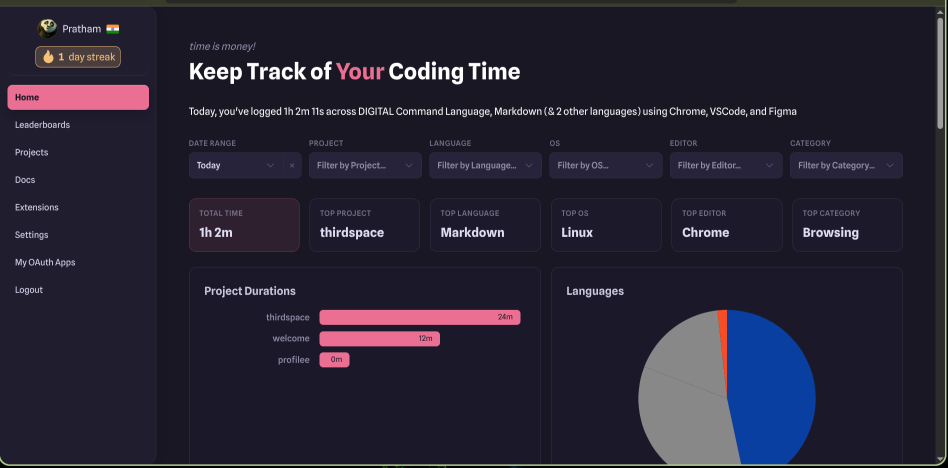
#> input picture assets/hackatime.png, 1895 x 935 px (shown at 1/2 size)
$ python halftone.py ../assets/hackatime.png
#> lines starting #> are read from the running program, lines starting #| are printed output that depends on the picture; after the words box and inside, x2 and y2 are one past the last pixel; in counts of white or black regions, pixels touching at a corner belong together
import os
import sys
from PIL import Image, ImageDraw, ImageOps, ImageStat

class Halftone(object):
    def __init__(self, path):
        self.path = path
    def make(
        self,
        sample=10,
        scale=1,
        percentage=0,
        filename_addition="_halftoned",
        angles=[0, 15, 30, 45],
        style="color",
        antialias=False,
        output_format="default",
        output_quality=75,
        save_channels=False,
        save_channels_format="default",
        save_channels_style="color",
    ):
#> called with sample = 10, scale = 1, percentage = 0, filename_addition = '_halftoned', style = 'color', antialias = False, output_format = 'default', output_quality = 75
        self.check_arguments(
            angles=angles,
            antialias=antialias,
            output_format=output_format,
            output_quality=output_quality,
            percentage=percentage,
            sample=sample,
            save_channels=save_channels,
            save_channels_format=save_channels_format,
            save_channels_style=save_channels_style,
            scale=scale,
            style=style,
        )
        f, extension = os.path.splitext(self.path)
        if output_format == "jpeg":
            extension = ".jpg"
        elif output_format.startswith("png"):
            extension = ".png"
        output_filename = "%s%s%s" % (f, str(filename_addition), extension)
        try:
            im = Image.open(self.path)
#> im is the input picture: PIL image 1895x935 RGB; mean R, G, B 39.5, 36.4, 52.4
        except IOError as e:
            raise Exception("Couldn't open source file '%s'" % (self.path)) from e
        if style == "grayscale":
            angles = angles[:1]
            gray_im = im.convert("L")
            channel_images = self.halftone(
                im, gray_im, sample, scale, angles, antialias
            )
            new = channel_images[0]
        else:
            cmyk = self.gcr(im, percentage)
            channel_images = self.halftone(im, cmyk, sample, scale, angles, antialias)
#> the loop in halftone, `for channel, angle in zip(cmyk, angles):` made 4 passes
#> (angle, size, width_half, height_half, xx1, yy1, xx2, yy2) on passes 2 to 4: (15, (2073, 1395), 2365, 1885, 235, 475, 2130, 1410), (30, (2109, 1759), 2707, 2579, 406, 822, 2301, 1757), (45, (2003, 2003), 2833, 2833, 469, 949, 2364, 1884)
#> (angle, width_half, height_half, xx1, yy1, xx2, yy2) on pass 1: (0, 1895, 935, 0, 0, 1895, 935)
#> pass 1, in halftone, `channel = channel.rotate(angle, expand=1)`:
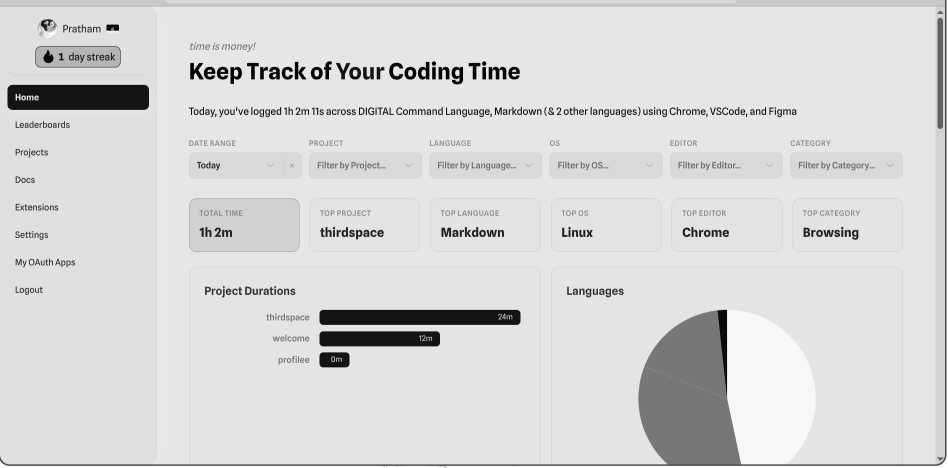
#> channel: PIL image 1895x935 L (shown at 1/2 size); min 0, max 255, mean 215.5
#> pass 1, in halftone, `half_tone = half_tone.rotate(-angle, expand=1)`:
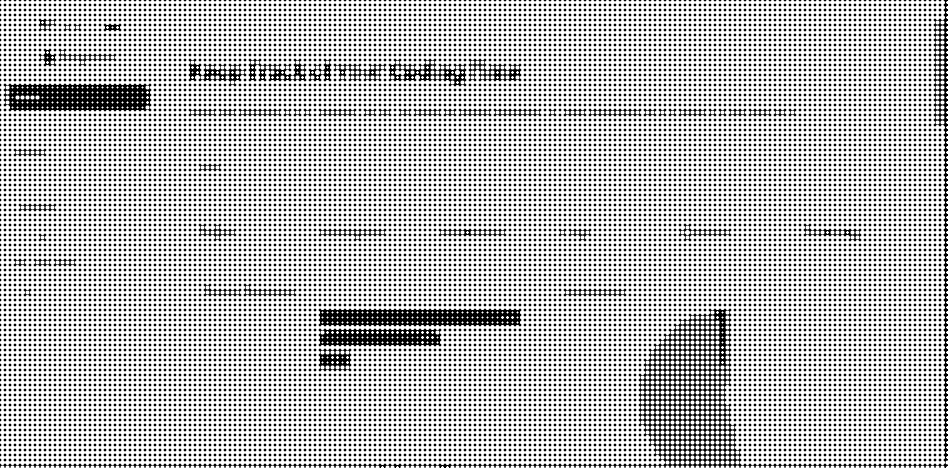
#> half_tone: PIL image 1895x935 L (shown at 1/2 size); 73.1% white; 15723 black regions (281 under 20 px), largest, box (x1, y1, x2, y2) and area: (0, 0, 1895, 935) 37949, (7, 167, 303, 223) 13036, (637, 617, 1043, 653) 11580
#> pass 2, in halftone, `channel = channel.rotate(angle, expand=1)`:
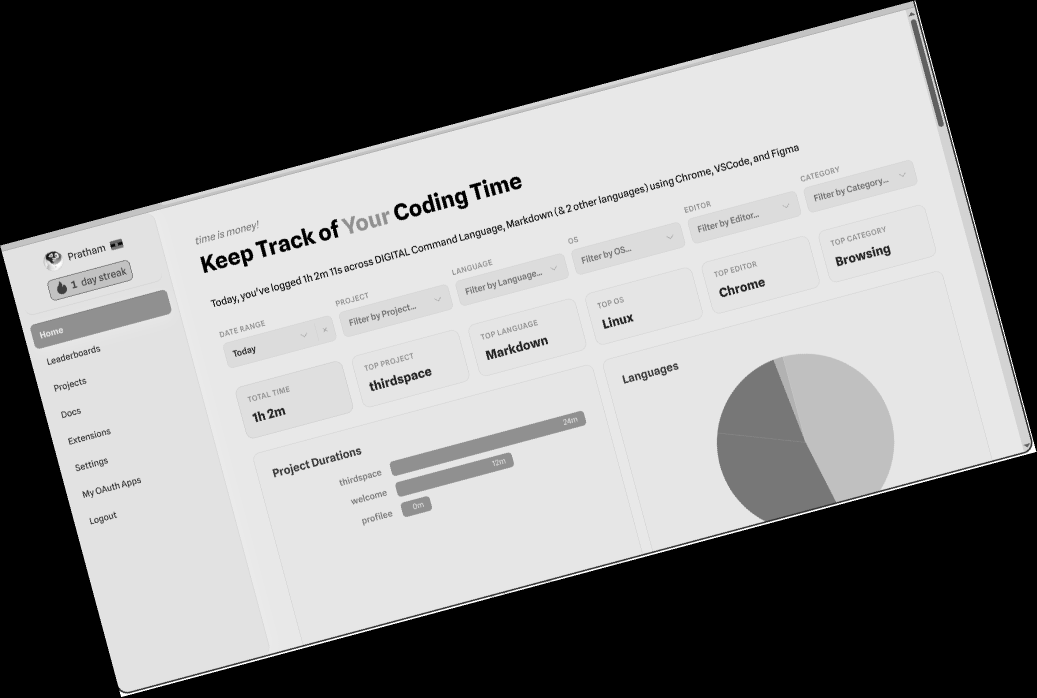
#> channel: PIL image 2073x1395 L (shown at 1/2 size); min 0, max 255, mean 134
#> after the loop in halftone, `for channel, angle in zip(cmyk, angles):`: dots = 4 items
#> channel_images = 4 items
            if save_channels:
                self.save_channel_images(
                    channel_images,
                    channels_style=save_channels_style,
                    channels_format=save_channels_format,
                    output_filename=output_filename,
                    output_quality=output_quality,
                )
            new = Image.merge("CMYK", channel_images)
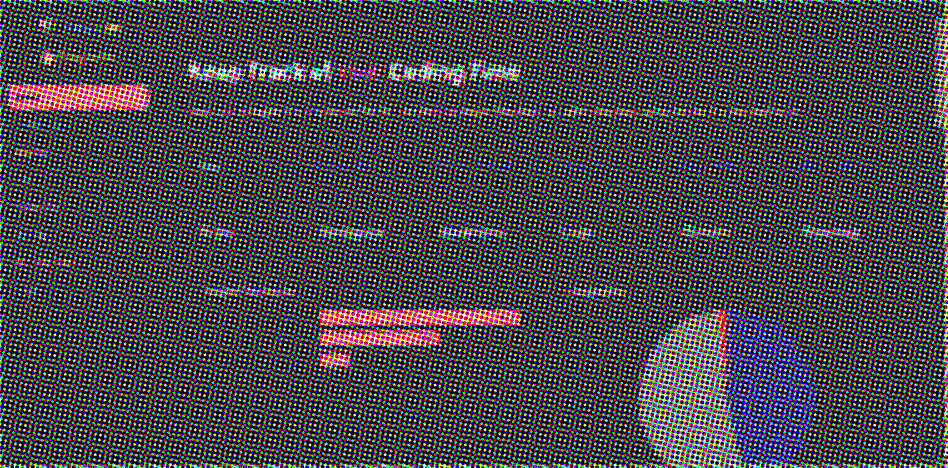
#> new: PIL image 1895x935 CMYK (shown at 1/2 size); mean R, G, B 68.5, 66.3, 68.5
        if extension == ".jpg":
            new.save(output_filename, "JPEG", subsampling=0, quality=output_quality)
        elif extension == ".png":
            new.convert("RGB").save(output_filename, "PNG")

    def check_arguments(
        self,
        angles,
        antialias,
        output_format,
        output_quality,
        percentage,
        sample,
        save_channels,
        save_channels_format,
        save_channels_style,
        scale,
        style,
    ):
        if not isinstance(angles, list):
            raise TypeError( "Invalid")
        if style == "grayscale":
            if len(angles) < 1:
                raise ValueError("Invalid")
        else:
            if len(angles) != 4:
                raise ValueError("Invalid")
        for a in angles:
            if not isinstance(a, int):
                raise ValueError("Invalid")
        if not isinstance(antialias, bool):
            raise TypeError("Invalid")
        if output_format not in ["default", "jpeg", "png"]:
            raise ValueError("Invalid")
        if not isinstance(output_quality, int):
            raise TypeError("Invalid")
        if output_quality < 0 or output_quality > 100:
            raise ValueError("Invalid")
        if not isinstance(percentage, (float, int)):
            raise TypeError("Invalid")
        if not isinstance(sample, int):
            raise TypeError("Invalid")
        if not isinstance(save_channels, bool):
            raise TypeError("Invalid")
        if save_channels_format not in ["default", "jpeg", "png"]:
            raise ValueError("Invalid")
        if save_channels_style not in ["color", "grayscale"]:
            raise ValueError("Invalid")
        if not isinstance(scale, int):
            raise TypeError("The scale argument must be an integer, not '%s'." % scale)
        if style not in ["color", "grayscale"]:
            raise ValueError("Invalid")
        return True

    def gcr(self, im, percentage):
        cmyk_im = im.convert("CMYK")
        if not percentage:
            return cmyk_im
        cmyk_im = cmyk_im.split()
        cmyk = []
        for i in range(4):
            cmyk.append(cmyk_im[i].load())
        for x in range(im.size[0]):
            for y in range(im.size[1]):
                gray = int(
                    min(cmyk[0][x, y], cmyk[1][x, y], cmyk[2][x, y]) * percentage / 100
                )
                for i in range(3):
                    cmyk[i][x, y] = cmyk[i][x, y] - gray
                cmyk[3][x, y] = gray
        return Image.merge("CMYK", cmyk_im)

    def halftone(self, im, cmyk, sample, scale, angles, antialias):
        antialias_scale = 4
        if antialias is True:
            scale = scale * antialias_scale
        cmyk = cmyk.split()
        dots = []
        for channel, angle in zip(cmyk, angles):
            channel = channel.rotate(angle, expand=1)
            size = channel.size[0] * scale, channel.size[1] * scale
            half_tone = Image.new("L", size)
            draw = ImageDraw.Draw(half_tone)
            for x in range(0, channel.size[0], sample):
                for y in range(0, channel.size[1], sample):
                    box = channel.crop((x, y, x + sample, y + sample))
                    mean = ImageStat.Stat(box).mean[0]
                    diameter = (mean / 255) ** 0.5
                    box_size = sample * scale
                    draw_diameter = diameter * box_size
                    box_x, box_y = (x * scale), (y * scale)
                    x1 = box_x + ((box_size - draw_diameter) / 2)
                    y1 = box_y + ((box_size - draw_diameter) / 2)
                    x2 = x1 + draw_diameter
                    y2 = y1 + draw_diameter
                    draw.ellipse([(x1, y1), (x2, y2)], fill=255)
            half_tone = half_tone.rotate(-angle, expand=1)
            width_half, height_half = half_tone.size
            xx1 = (width_half - im.size[0] * scale) / 2
            yy1 = (height_half - im.size[1] * scale) / 2
            xx2 = xx1 + im.size[0] * scale
            yy2 = yy1 + im.size[1] * scale
            half_tone = half_tone.crop((xx1, yy1, xx2, yy2))
            if antialias is True:
                w = int((xx2 - xx1) / antialias_scale)
                h = int((yy2 - yy1) / antialias_scale)
                half_tone = half_tone.resize((w, h), resample=Image.LANCZOS)
            dots.append(half_tone)
        return dots

    # [34 lines left out: function save_channel_images, not called in this run]

NAME = "Halftone"
DESCRIPTION = "Converts the image into a color halftone pattern."

# [17 lines left out: function process, not called in this run]


if __name__ == "__main__":
    path = sys.argv[1]
    h = Halftone(path)
    h.make()
